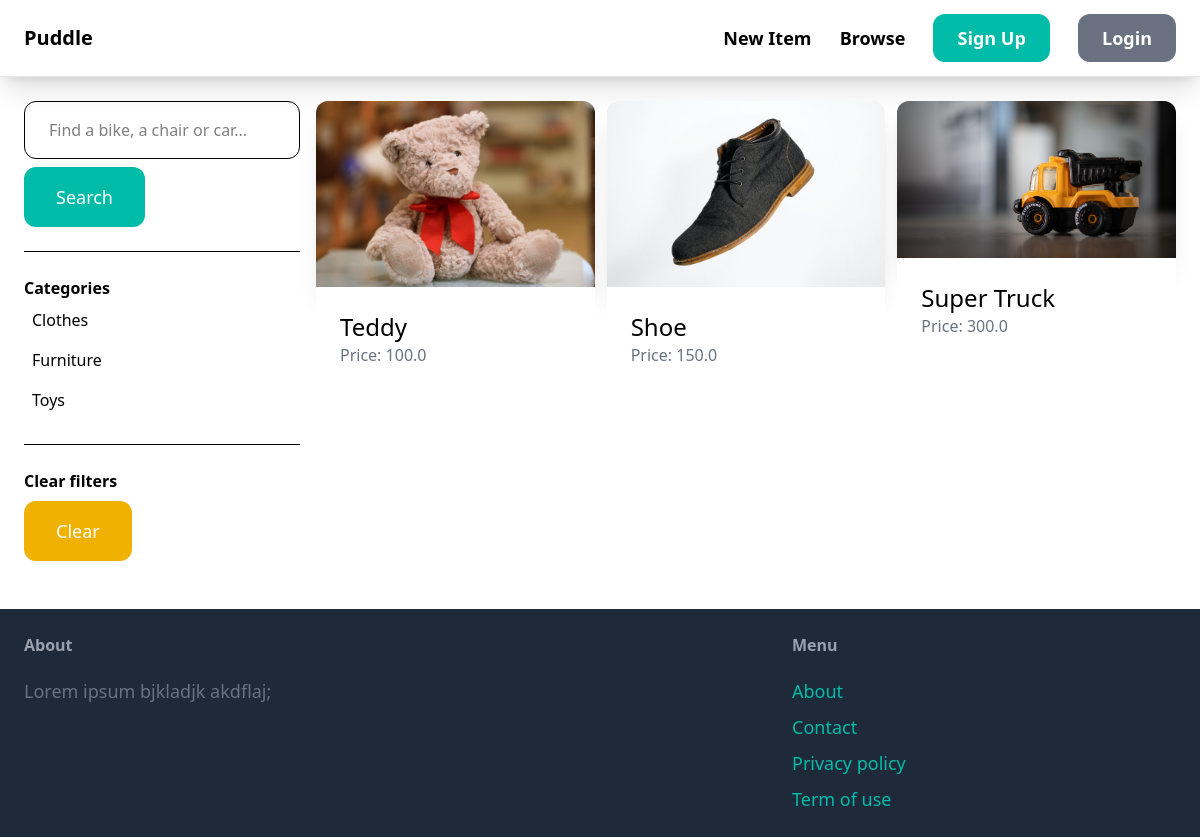
The app's page /items/, older data.
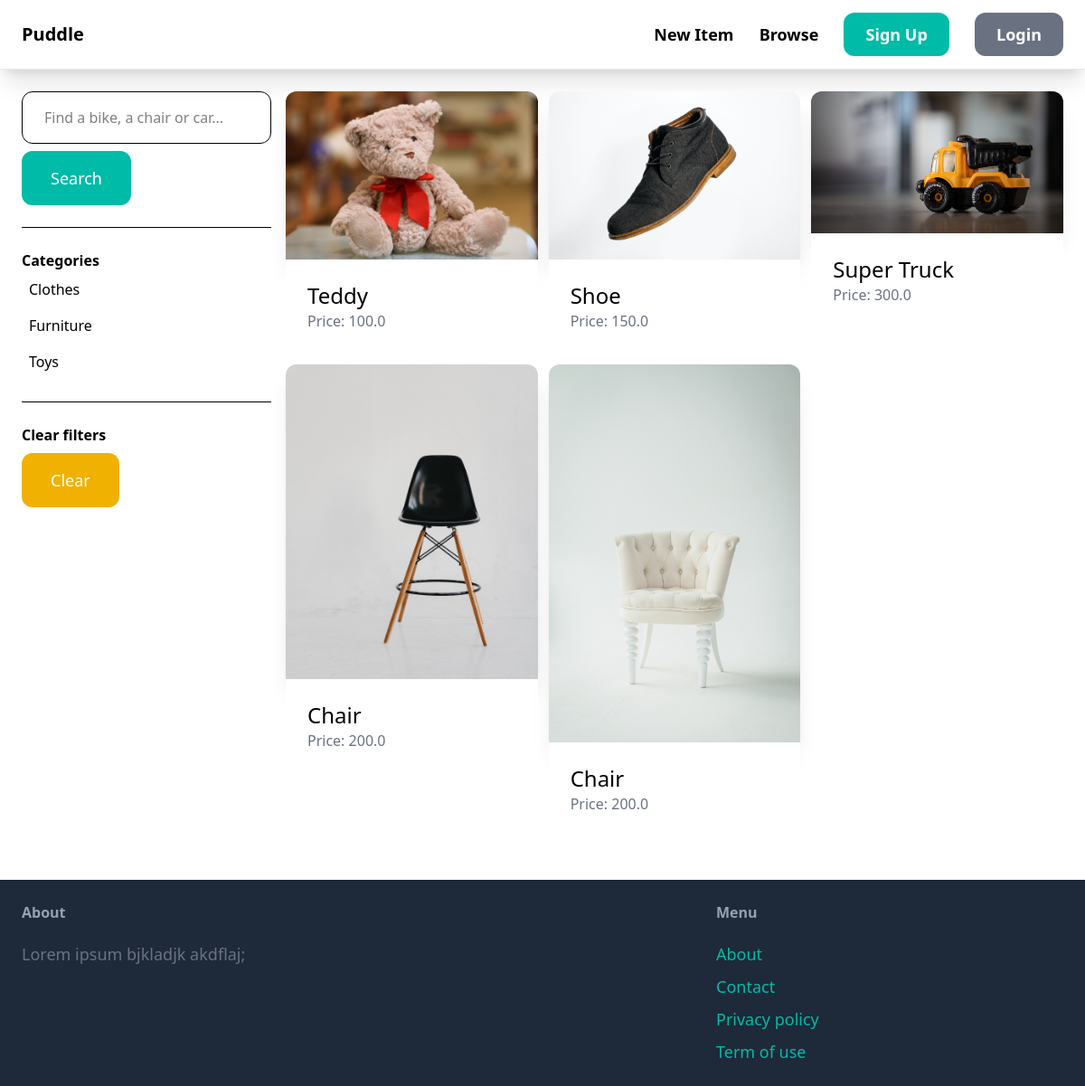
The same page, newer data.
### item/models.py (models this page shows, shortened)
class Category(models.Model):
  name = models.CharField(max_length=255)
  class Meta:
    ordering = ('name',)
    verbose_name_plural = 'Categories'

class Item(models.Model):
   category = models.ForeignKey(Category, related_name='items', on_delete=models.CASCADE)
   name = models.CharField(max_length=255)
   description = models.TextField(blank=True, null=True)
   price = models.FloatField()
   image = models.ImageField(upload_to='item_images', blank=True, null=True)
   is_sold = models.BooleanField(default=False)
   created_by = models.ForeignKey(User, related_name='items', on_delete=models.CASCADE)
   created_at = models.DateTimeField(auto_now_add=True)

### item/views.py (the view)
# urls.py: path('', views.items, name='items'),
def items(request):
    query = request.GET.get('query', '')  # Get the search query from the URL (if any)
    category_id = request.GET.get('category', 0)
    categories = Category.objects.all()  # Fetch all categories
    items = Item.objects.filter(is_sold=False)  # Fetch all items that are not sold
    if category_id:
        items = items.filter(category_id=category_id)
    if query:
        items = items.filter(Q(name__icontains=query) | Q(description__icontains=query))
    return render(request, 'item/items.html', {
        'items': items,
        'query': query,
        'categories': categories,
        'category_id': int(category_id),
    })

### item/templates/item/items.html (shortened to what this page needs)
{% extends 'core/base.html' %}
{% block content %}
  <div class="pb-6 grid grid-cols-4 gap-4">
      <div class="col-span-1">
        <form method="get" action="{% url 'item:items'%}">
          <input type="text" name="query" class="w-full py-4 px-6 border rounded-xl" value=""{{ query }}" placeholder="Find a bike, a chair or car...">
          <button class="mt-2 py-4 px-8 text-lg bg-teal-500 text-white rounded-xl">Search</button>
        </form>
        <hr class="my-6">
        <p class="font-semibold">Categories</p>
        <ul>
          {% for category in categories  %}
            <li class="py-2 px-2 rounded-xl{% if category.id == category_id %} bg-gray-200{% endif %}">
              <a href="{% url 'item:items'%}?query={{ query }}&category={{ category.id }}">{{ category.name }}</a>
            </li>
          {% endfor %}
        </ul>
        <hr class="my-6">
        <p class="font-semibold">Clear filters</p>
        <ul>
          <li><a href="{% url 'item:items'%}" class="mt-2 py-4 px-8 inline-block bg-yellow-500 hover:bg-yellow-700 text-lg rounded-xl text-white cusor-pointer">Clear</a></li>
        </ul>
      </div>
    <div class="col-span-3">
      <div class="grid grid-cols-3 gap-3">
        {% for item in items %}
          <div>
            <a href="{% url 'item:detail' item.id%}">
              <img src="{{item.image.url}}" class="rounded-t-xl shadow-xl cursor-pointer" alt="">
              <div class="p-6 bg-white rounded-b-xl">
                <h2 class="text-2xl">{{ item.name }}</h2>
                <p class="text-gray-500">Price: {{ item.price }}</p>
              </div>
            </a>
          </div>
        {% endfor%}
      </div>
    </div>
  </div>
{% endblock  %}

Row changes from the older to the newer data that the page shows:
added Item: image (picture), name "Chair", price "200.0"
added Item: image (picture), name "Chair", price "200.0"
